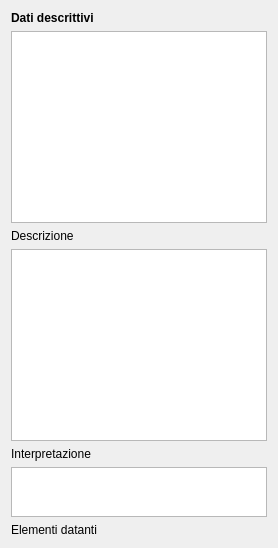
     <widget class="QWidget" name="tab">
      <attribute name="title">
       <string>Dati descrittivi</string>
      </attribute>
      <layout class="QGridLayout" name="gridLayout_7">
       <item row="0" column="0">
        <widget class="QLabel" name="label_13">
         <property name="font">
          <font>
           <weight>75</weight>
           <bold>true</bold>
          </font>
         </property>
         <property name="text">
          <string>Dati descrittivi</string>
         </property>
        </widget>
       </item>
       <item row="1" column="0">
        <widget class="QTextEdit" name="textEdit_descrizione">
         <property name="font">
          <font>
           <pointsize>10</pointsize>
          </font>
         </property>
         <property name="html">
          <string>&lt;!DOCTYPE HTML PUBLIC &quot;-//W3C//DTD HTML 4.0//EN&quot; &quot;http://www.w3.org/TR/REC-html40/strict.dtd&quot;&gt;
&lt;html&gt;&lt;head&gt;&lt;meta name=&quot;qrichtext&quot; content=&quot;1&quot; /&gt;&lt;style type=&quot;text/css&quot;&gt;
p, li { white-space: pre-wrap; }
&lt;/style&gt;&lt;/head&gt;&lt;body style=&quot; font-family:'MS Shell Dlg 2'; font-size:10pt; font-weight:400; font-style:normal;&quot;&gt;
&lt;p style=&quot; margin-top:0px; margin-bottom:0px; margin-left:0px; margin-right:0px; -qt-block-indent:0; text-indent:0px;&quot;&gt;&lt;span style=&quot; font-family:'Lucida Grande'; font-size:13pt;&quot;&gt;&lt;br /&gt;&lt;/span&gt;&lt;/p&gt;&lt;/body&gt;&lt;/html&gt;</string>
         </property>
        </widget>
       </item>
       <item row="2" column="0">
        <widget class="QLabel" name="label_6">
         <property name="text">
          <string>Descrizione </string>
         </property>
        </widget>
       </item>
       <item row="3" column="0">
        <widget class="QTextEdit" name="textEdit_interpretazione">
         <property name="font">
          <font>
           <pointsize>10</pointsize>
          </font>
         </property>
        </widget>
       </item>
       <item row="4" column="0">
        <widget class="QLabel" name="label_7">
         <property name="text">
          <string>Interpretazione </string>
         </property>
        </widget>
       </item>
       <item row="5" column="0">
        <widget class="QTextEdit" name="textEdit_elementi_datanti">
         <property name="maximumSize">
          <size>
           <width>16777215</width>
           <height>50</height>
          </size>
         </property>
         <property name="font">
          <font>
           <pointsize>10</pointsize>
          </font>
         </property>
        </widget>
       </item>
       <item row="6" column="0">
        <widget class="QLabel" name="label_60">
         <property name="text">
          <string>Elementi datanti</string>
         </property>
        </widget>
       </item>
      </layout>
     </widget>
